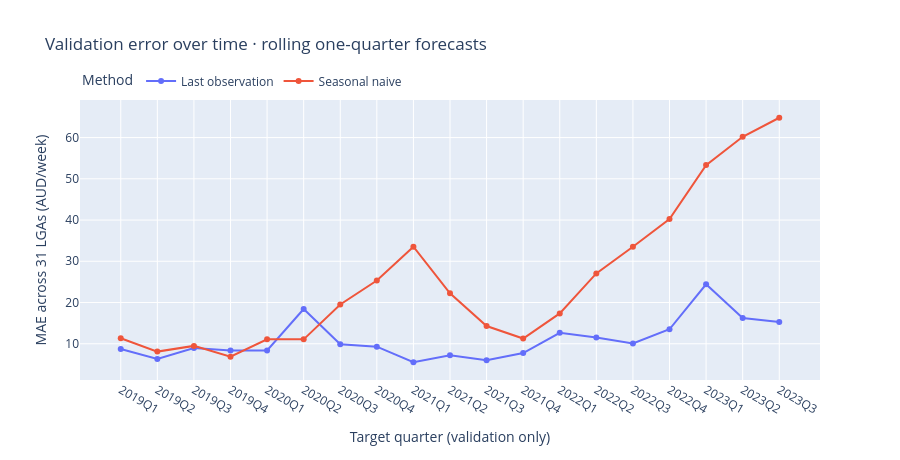
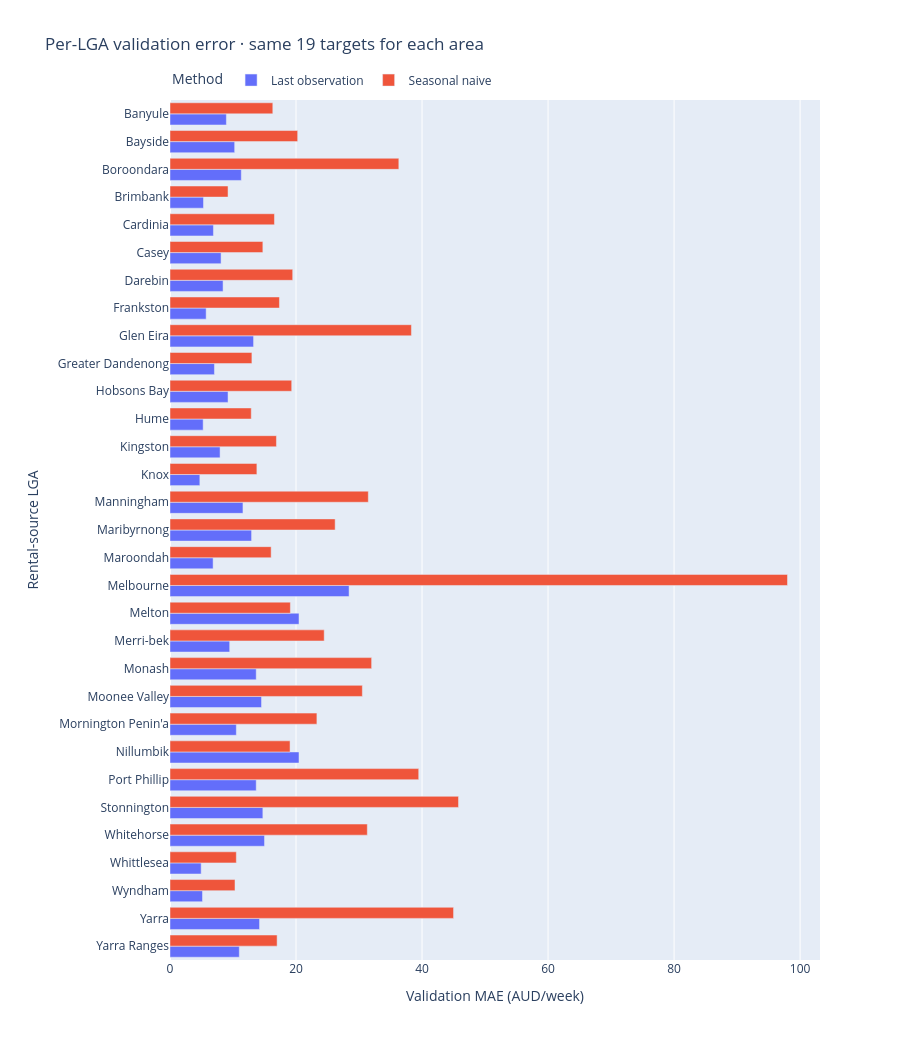

Source (notebook cell) for these figures, in order:
### Markdown cell above
## 9. Charts 2 and 3 — Errors vary across quarters and LGAs

The quarterly chart averages over the same 31 LGAs at every target. A spike shows a harder-to-predict quarter for that baseline; the plot alone does not identify a cause.

The LGA chart gives equal 19-quarter evaluation coverage to every area. Areas are alphabetical rather than ordered as better or worse places to live. Lower forecast error is not a recommendation about an area.

### Code cell
quarter_plot = quarter_metrics.assign(method=quarter_metrics.model.map(MODEL_LABELS)).sort_values(["method", "target_quarter"])
figures["02_validation_mae_by_quarter.html"] = px.line(
    quarter_plot, x="target_quarter", y="mae_aud_week", color="method", markers=True,
    labels={"target_quarter": "Target quarter (validation only)", "mae_aud_week": "MAE across 31 LGAs (AUD/week)", "method": "Method"},
    title="Validation error over time · rolling one-quarter forecasts",
)
figures["02_validation_mae_by_quarter.html"].update_layout(height=460, legend=dict(orientation="h", y=1.12))
figures["02_validation_mae_by_quarter.html"].show()
lga_plot = lga_metrics.assign(method=lga_metrics.model.map(MODEL_LABELS))
figures["03_validation_mae_by_lga.html"] = px.bar(
    lga_plot, y="rental_area_name", x="mae_aud_week", color="method", barmode="group", orientation="h",
    category_orders={"rental_area_name": LGAS},
    labels={"rental_area_name": "Rental-source LGA", "mae_aud_week": "Validation MAE (AUD/week)", "method": "Method"},
    title="Per-LGA validation error · same 19 targets for each area",
)
figures["03_validation_mae_by_lga.html"].update_layout(height=1040, legend=dict(orientation="h", y=1.04), margin=dict(l=170))
figures["03_validation_mae_by_lga.html"].show()

### Figure 1 — Plotly figure (JSON) as saved in the notebook; plotly's stock layout.template omitted (floating-point values rounded to 4 significant figures)
{"data": [{"hovertemplate": "Method=Last observation<br>Target quarter (validation only)=%{x}<br>MAE across 31 LGAs (AUD/week)=%{y}<extra></extra>", "legendgroup": "Last observation", "line": {"color": "#636efa", "dash": "solid"}, "marker": {"symbol": "circle"}, "mode": "lines+markers", "name": "Last observation", "orientation": "v", "showlegend": true, "type": "scatter", "x": ["2019Q1", "2019Q2", "2019Q3", "2019Q4", "2020Q1", "2020Q2", "2020Q3", "2020Q4", "2021Q1", "2021Q2", "2021Q3", "2021Q4", "2022Q1", "2022Q2", "2022Q3", "2022Q4", "2023Q1", "2023Q2", "2023Q3"], "xaxis": "x", "y": [8.71, 6.29, 8.968, 8.387, 8.387, 18.42, 9.871, 9.29, 5.516, 7.226, 6.0, 7.742, 12.65, 11.52, 10.06, 13.52, 24.42, 16.26, 15.26], "yaxis": "y"}, {"hovertemplate": "Method=Seasonal naive<br>Target quarter (validation only)=%{x}<br>MAE across 31 LGAs (AUD/week)=%{y}<extra></extra>", "legendgroup": "Seasonal naive", "line": {"color": "#EF553B", "dash": "solid"}, "marker": {"symbol": "circle"}, "mode": "lines+markers", "name": "Seasonal naive", "orientation": "v", "showlegend": true, "type": "scatter", "x": ["2019Q1", "2019Q2", "2019Q3", "2019Q4", "2020Q1", "2020Q2", "2020Q3", "2020Q4", "2021Q1", "2021Q2", "2021Q3", "2021Q4", "2022Q1", "2022Q2", "2022Q3", "2022Q4", "2023Q1", "2023Q2", "2023Q3"], "xaxis": "x", "y": [11.32, 8.097, 9.484, 6.871, 11.06, 11.06, 19.52, 25.32, 33.55, 22.23, 14.29, 11.26, 17.35, 27.06, 33.52, 40.26, 53.32, 60.19, 64.81], "yaxis": "y"}], "layout": {"height": 460, "legend": {"orientation": "h", "title": {"text": "Method"}, "tracegroupgap": 0, "y": 1.12}, "title": {"text": "Validation error over time · rolling one-quarter forecasts"}, "xaxis": {"anchor": "y", "domain": [0, 1], "title": {"text": "Target quarter (validation only)"}}, "yaxis": {"anchor": "x", "domain": [0, 1], "title": {"text": "MAE across 31 LGAs (AUD/week)"}}}}

### Figure 2 — Plotly figure (JSON) as saved in the notebook; plotly's stock layout.template omitted (floating-point values rounded to 4 significant figures)
{"data": [{"alignmentgroup": "True", "hovertemplate": "Method=Last observation<br>Validation MAE (AUD/week)=%{x}<br>Rental-source LGA=%{y}<extra></extra>", "legendgroup": "Last observation", "marker": {"color": "#636efa", "pattern": {"shape": ""}}, "name": "Last observation", "offsetgroup": "Last observation", "orientation": "h", "showlegend": true, "textposition": "auto", "type": "bar", "x": [8.947, 10.26, 11.32, 5.316, 6.895, 8.105, 8.421, 5.737, 13.26, 7.053, 9.211, 5.263, 7.947, 4.737, 11.58, 12.95, 6.842, 28.42, 20.47, 9.474, 13.68, 14.53, 10.53, 20.47, 13.68, 14.74, 15.0, 4.947, 5.158, 14.21, 11.0], "xaxis": "x", "y": ["Banyule", "Bayside", "Boroondara", "Brimbank", "Cardinia", "Casey", "Darebin", "Frankston", "Glen Eira", "Greater Dandenong", "Hobsons Bay", "Hume", "Kingston", "Knox", "Manningham", "Maribyrnong", "Maroondah", "Melbourne", "Melton", "Merri-bek", "Monash", "Moonee Valley", "Mornington Penin'a", "Nillumbik", "Port Phillip", "Stonnington", "Whitehorse", "Whittlesea", "Wyndham", "Yarra", "Yarra Ranges"], "yaxis": "y"}, {"alignmentgroup": "True", "hovertemplate": "Method=Seasonal naive<br>Validation MAE (AUD/week)=%{x}<br>Rental-source LGA=%{y}<extra></extra>", "legendgroup": "Seasonal naive", "marker": {"color": "#EF553B", "pattern": {"shape": ""}}, "name": "Seasonal naive", "offsetgroup": "Seasonal naive", "orientation": "h", "showlegend": true, "textposition": "auto", "type": "bar", "x": [16.32, 20.26, 36.32, 9.211, 16.58, 14.74, 19.47, 17.37, 38.32, 13.0, 19.32, 12.89, 16.89, 13.79, 31.47, 26.21, 16.05, 98.0, 19.11, 24.47, 32.0, 30.53, 23.32, 19.05, 39.47, 45.79, 31.32, 10.53, 10.32, 45.0, 17.0], "xaxis": "x", "y": ["Banyule", "Bayside", "Boroondara", "Brimbank", "Cardinia", "Casey", "Darebin", "Frankston", "Glen Eira", "Greater Dandenong", "Hobsons Bay", "Hume", "Kingston", "Knox", "Manningham", "Maribyrnong", "Maroondah", "Melbourne", "Melton", "Merri-bek", "Monash", "Moonee Valley", "Mornington Penin'a", "Nillumbik", "Port Phillip", "Stonnington", "Whitehorse", "Whittlesea", "Wyndham", "Yarra", "Yarra Ranges"], "yaxis": "y"}], "layout": {"barmode": "group", "height": 1040, "legend": {"orientation": "h", "title": {"text": "Method"}, "tracegroupgap": 0, "y": 1.04}, "margin": {"l": 170}, "title": {"text": "Per-LGA validation error · same 19 targets for each area"}, "xaxis": {"anchor": "y", "domain": [0, 1], "title": {"text": "Validation MAE (AUD/week)"}}, "yaxis": {"anchor": "x", "categoryarray": ["Yarra Ranges", "Yarra", "Wyndham", "Whittlesea", "Whitehorse", "Stonnington", "Port Phillip", "Nillumbik", "Mornington Penin'a", "Moonee Valley", "Monash", "Merri-bek", "Melton", "Melbourne", "Maroondah", "Maribyrnong", "Manningham", "Knox", "Kingston", "Hume", "Hobsons Bay", "Greater Dandenong", "Glen Eira", "Frankston", "Darebin", "Casey", "Cardinia", "Brimbank", "Boroondara", "Bayside", "Banyule"], "categoryorder": "array", "domain": [0, 1], "title": {"text": "Rental-source LGA"}}}}
